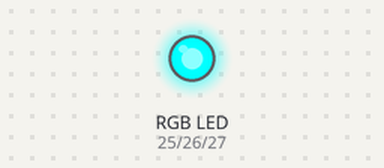
This sketch was run on a simulated ESP32. Shown: an RGB LED mixed from three pins (HIGH = lit).

Above: at 2.0 s.
At 3.0 s:
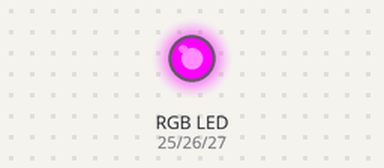
At 7.0 s:
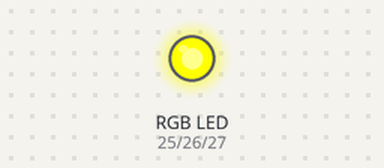
Timing chart, 0 to 8.4 s (numbered marks = the images above):
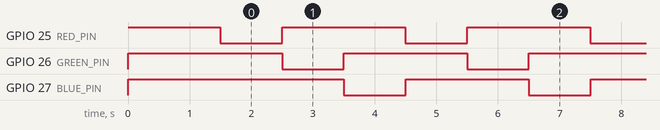

Measured:
- by itself, GPIO 25 (RED_PIN), GPIO 26 (GREEN_PIN), GPIO 27 (BLUE_PIN): alternates HIGH for 2.0 s and LOW for 1.0 s
- by itself, everything shown: repeats every 3.0 s, in 3 steps

The sketch:

LAB002-LEDRGB-FUNCTION.ino
```cpp
#define RED_PIN 25
#define GREEN_PIN 26
#define BLUE_PIN 27

void setup() {
  pinMode(RED_PIN, OUTPUT);
  pinMode(GREEN_PIN, OUTPUT);
  pinMode(BLUE_PIN, OUTPUT);

  ctrLEDRGB(HIGH, HIGH, HIGH);
  delay(500);
}

void loop() {
  ctrLEDRGB(LOW, HIGH, HIGH);
  ctrLEDRGB(HIGH, LOW, HIGH);
  ctrLEDRGB(HIGH, HIGH, LOW);
}

void ctrLEDRGB(int R, int G, int B) {
  digitalWrite(RED_PIN, R);
  digitalWrite(GREEN_PIN, G);
  digitalWrite(BLUE_PIN, B);
  delay(1000);
}
```
